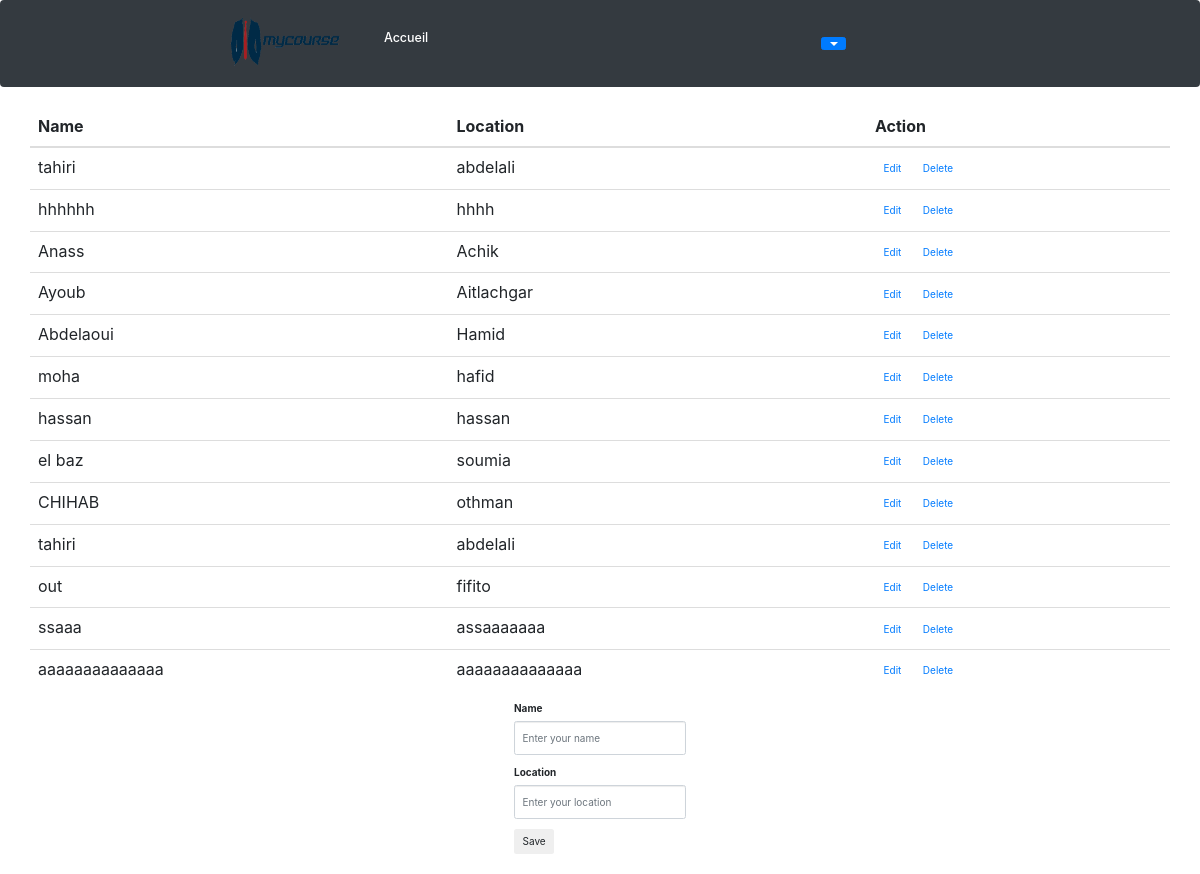
/completeCourse1.2.php, run on the app's committed database.
### tables this page shows
CREATE TABLE `etudiant` (
  `emailEtudiant` varchar(40) NOT NULL,
  `passwordEtudiant` varchar(50) NOT NULL,
  `nomEtudiant` varchar(30) NOT NULL,
  `prenomEtudiant` varchar(30) NOT NULL,
  `sexeEtudiant` varchar(10) NOT NULL,
  `dateNaissanceEtudiant` date NOT NULL,
  `nomUniversite` varchar(30) DEFAULT NULL,
  `dateLogin` date DEFAULT NULL,
  `dateLastLogin` date DEFAULT NULL
);

### process.php (called while the page is built, shortened)
<?php
  $update = false;
?>

### completeCourse1.2.php (the view, shortened to what this page needs)
<?php
include_once('link.php');
include_once('header1.php');
?>
<?php require_once 'process.php'; ?>
<div class="container">
<?php
  include_once('connection.php');
  $sql = "SELECT * FROM etudiant";
  $result = mysqli_query($conn, $sql);
?>
<div class="row justify-content-center">
    <table class="table">
        <thead>
          <tr>
            <th>Name</th>
            <th>Location</th>
            <th colspan="2">Action</th>
          </tr>
        </thead>
        <?php while ($row = $result->fetch_assoc()):?>
          <tr>
            <td><?php echo $row['nomEtudiant'];?></td>
            <td><?php echo $row['prenomEtudiant'];?></td>
            <td>
              <a href="index.php?edit=<?php echo $row['id']; ?>" class="btn btn_info">Edit</a>
              <a href="index.php?delete=<?php echo $row['id']; ?>" class="btn btn_danger">Delete</a>
            </td>
          </tr>
        <?php endwhile; ?>
    </table>
</div>
<div class="row justify-content-center">
  <form action="" method="POST">
    <div class="form-group">
      <label>Name</label>
      <input type="text" name="name" class="form-control" placeholder="Enter your name" value="<?php echo $namChaptire;?>">
    </div>
    <div class="form-group">
      <label>Location</label>
      <input type="text" name="location" class="form-control" placeholder="Enter your location" value="<?php echo $descriptionChapitre;?>">
    </div>
    <div class="form-group">
      <?php if ($update == true): ?>
        <button type="submit" name="update" class="btn btn_info">Save</button>
      <?php else: ?>
        <button type="submit" name="save" class="btn btn_primary">Save</button>
      <?php endif ?>
    </div>
  </form>
</div>
</div>

### data on the page
etudiant: nomEtudiant "tahiri", prenomEtudiant "abdelali"
etudiant: nomEtudiant "hhhhhh", prenomEtudiant "hhhh"
etudiant: nomEtudiant "Anass", prenomEtudiant "Achik"
etudiant: nomEtudiant "Ayoub", prenomEtudiant "Aitlachgar"
etudiant: nomEtudiant "Abdelaoui", prenomEtudiant "Hamid"
etudiant: nomEtudiant "moha", prenomEtudiant "hafid"
etudiant: nomEtudiant "hassan", prenomEtudiant "hassan"
etudiant: nomEtudiant "el baz", prenomEtudiant "soumia"
etudiant: nomEtudiant "CHIHAB", prenomEtudiant "othman"
etudiant: nomEtudiant "tahiri", prenomEtudiant "abdelali"
etudiant: nomEtudiant "out", prenomEtudiant "fifito"
etudiant: nomEtudiant "ssaaa", prenomEtudiant "assaaaaaaa"
etudiant: nomEtudiant "aaaaaaaaaaaaaa", prenomEtudiant "aaaaaaaaaaaaaa"
